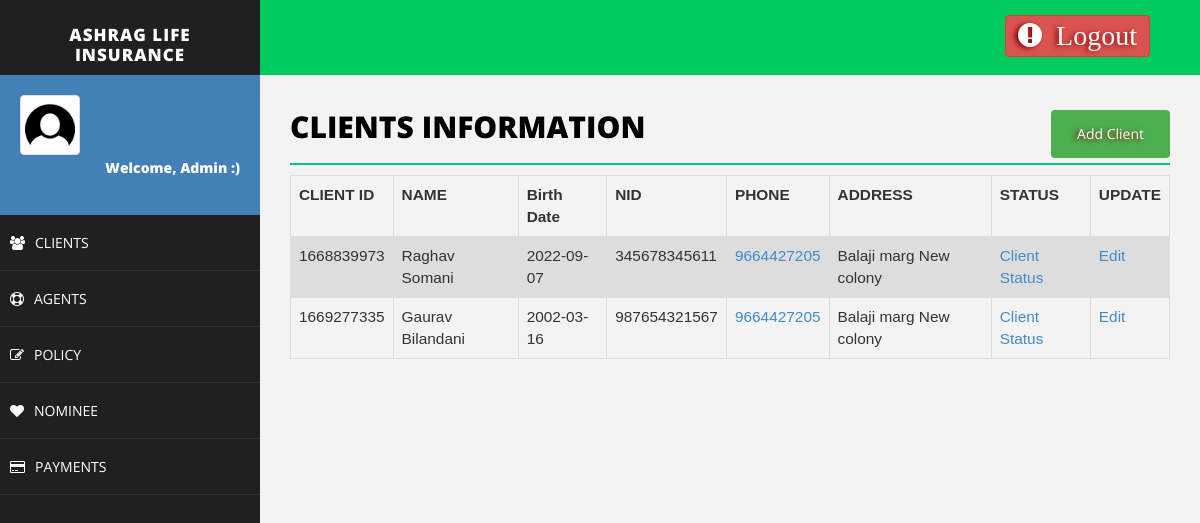
The page /client.php (signed in) on the database its author committed.
### tables this page shows
CREATE TABLE `client` (
  `client_id` varchar(200) NOT NULL,
  `client_password` varchar(30) NOT NULL,
  `name` varchar(50) NOT NULL,
  `sex` varchar(20) NOT NULL,
  `birth_date` varchar(20) NOT NULL,
  `marital_status` varchar(20) NOT NULL,
  `nid` varchar(50) NOT NULL,
  `phone` varchar(20) NOT NULL,
  `address` varchar(50) NOT NULL,
  `policy_id` varchar(50) NOT NULL,
  `agent_id` varchar(20) NOT NULL,
  `image` varchar(200) NOT NULL
);

### client.php (the view, shortened to what this page needs)
<!DOCTYPE html>
<html>
<head>
    <link href="assets/css/bootstrap.css" rel="stylesheet" />
    <link href="assets/css/font-awesome.css" rel="stylesheet" />
    <link href="assets/css/basic.css" rel="stylesheet" />
    <link href="assets/css/custom.css" rel="stylesheet" />
</head>
<body>
<?php include 'header.php';
?>
        <div id="page-wrapper">
                <div class="row">
                    <div class="col-md-12">
                        <h1 class="page-head-line">Clients Information
						<button class="btn" align="center">
						<a href="addClient.php" class="btn">Add Client</a>
						</button>
						</h1>
                    </div>
                </div>
<?php
	$sql = "SELECT client_id,name,birth_date,nid,phone,address,agent_id FROM client";
	$result = $conn->query($sql);
	echo "<table class=\"table\">\n";
    echo "  <tr>\n";
    echo "    <th>CLIENT ID</th>\n";
    echo "    <th>NAME</th>\n";
    echo "    <th>Birth Date</th>\n";
    echo "    <th>NID</th>\n";
    echo "    <th>PHONE</th>\n";
	echo "    <th>ADDRESS</th>\n";
	echo "    <th>STATUS</th>\n";
	echo "    <th>UPDATE</th>\n";
    echo "  </tr>";
	if ($result->num_rows > 0) {
	while($row = $result->fetch_assoc()) {
		echo "<tr>\n";
		echo "    <td>".$row["client_id"]."</td>\n";
		echo "    <td>".$row["name"]."</td>\n";
		echo "    <td>".$row["birth_date"]."</td>\n";
		echo "    <td>".$row["nid"]."</td>\n";
		echo "    <td><a target='_blank' href='https://wa.me/91".$row["phone"]."/?text=hello'>".$row["phone"]."</a></td>\n";
		echo "    <td>".$row["address"]."</td>\n";
		echo "    <td>"."<a href='clientStatus.php?client_id=".$row["client_id"]. "'>Client Status</a>"."</td>\n";
		if($row["agent_id"]== $username || "Admin" == $username){
			echo "<td>"."<a href='editClient.php?client_id=".$row["client_id"]. "'>Edit</a>"."</td>\n";
		}else {
			echo "<td>"."<a class=\"dis\" href='editClient.php?client_id=".$row["client_id"]. "'>Edit</a>"."</td>\n";
		}
	}
	}
?>
    </div>
</body>
</html>

### assets/css/basic.css (style rules this page uses)
body { font-family: 'Open Sans', sans-serif; line-height:25px; }
#page-wrapper { padding: 15px 15px; min-height: 600px; background: #F3F3F3; }
.page-head-line { font-size: 30px; text-transform: uppercase; color: #000; font-weight: 800; padding-bottom: 20px; border-bottom: 2px solid #00CA79; margin-bottom: 10px; }
@media (min-width:768px) { #page-wrapper { margin: 0 0 0 260px; padding: 15px 30px; min-height: 1200px; } }

### client.php (style rules this page uses)
.btn { background-color: #4CAF50; float: right; color:white; text-decoration:none; font-weight:Bolder; text-shadow: -3px 1px 5px #8B0000; }
table { font-family: arial, sans-serif; border-collapse: collapse; width: 100%; margin-left:0%; font-size:110%; }
td, th { border: 1px solid #dddddd; text-align: left; padding: 8px; }
tr:nth-child(even) { background-color: #dddddd; }

### rows shown on the page
client: client_id "1668839973", name "Raghav Somani", birth_date "2022-09-07", nid "345678345611", phone "9664427205", address "Balaji marg New colony"
client: client_id "1669277335", name "Gaurav Bilandani", birth_date "2002-03-16", nid "987654321567", phone "9664427205", address "Balaji marg New colony"

### other values the page prints
$_SESSION["username"] "Admin"
